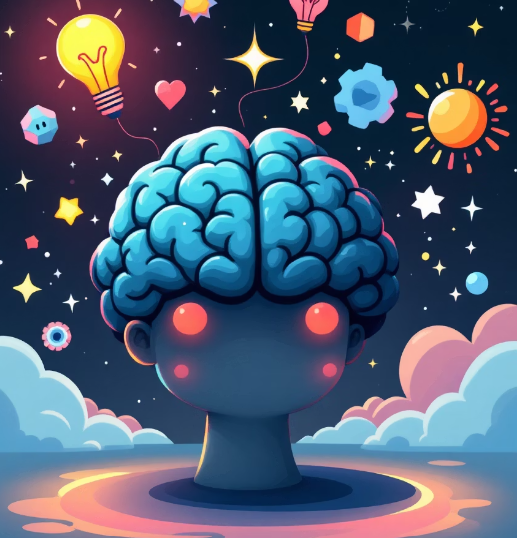
#> input picture IPPR/IPPR_IMG.jpg, 517 x 538 px
$ jupyter execute lab4.ipynb
#> lines starting #> are read from the running program, lines starting #| are printed output that depends on the picture
## Lab 4: Visualizing the effects of different smoothing (mean, median, guassian filter on images)

[cell 1]
import cv2
import numpy as numpy
import matplotlib.pyplot as plt

[cell 2]
# Step 1: Read image directly by path (should be in same folder as ipynb)
image_path = "IPPR_IMG.jpg"
bgr_image = cv2.imread(image_path)
#> bgr_image is the input picture: shape (538, 517, 3); mean B, G, R 112.7, 91.4, 77.5

# Step 2: Verify it loaded
if bgr_image is None:
    print("Image not loaded! Check the filename or path.")
else:
    print("Image loaded! Shape:", bgr_image.shape)
#| Image loaded! Shape: (538, 517, 3)

    # Step 3: Convert & Display
    rgb_image = cv2.cvtColor(bgr_image, cv2.COLOR_BGR2RGB)
    plt.imshow(rgb_image)
    plt.axis('off')
    plt.title("Original Image")
    plt.show()

[cell 3]
# Mean Filter Visualization
# Step 4: Apply Mean Filter

mean_filtered = cv2.blur(rgb_image, ksize=(5, 5))
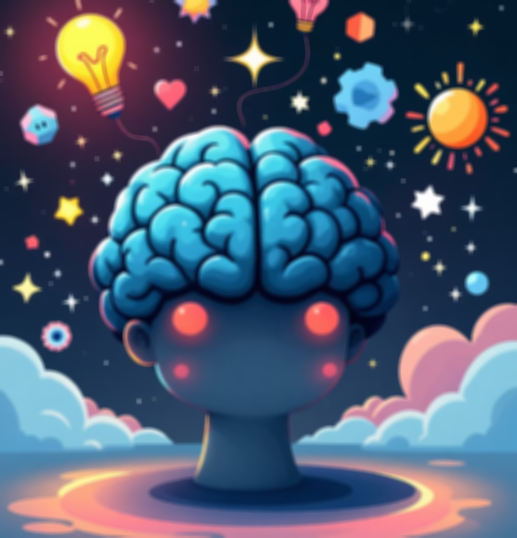
#> mean_filtered: shape (538, 517, 3); mean R, G, B 77.5, 91.4, 112.7

# Step 5: Display Mean Filtered Image
plt.figure(figsize=(10, 5))
plt.subplot(1, 2, 1)
plt.imshow(rgb_image)
plt.title("Original Image")
plt.axis('off')
plt.subplot(1, 2, 2)
plt.imshow(mean_filtered)
plt.title("Mean Filtered Image")
plt.axis('off')
plt.show()
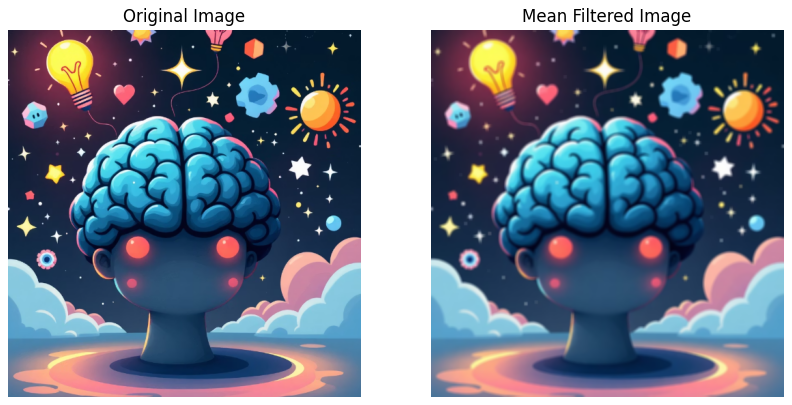
#> figure drawn by matplotlib, 2 panels

[cell 4]
# Median Filter Visualization
# Step 6: Apply Median Filter
median_filtered = cv2.medianBlur(rgb_image, ksize=5)
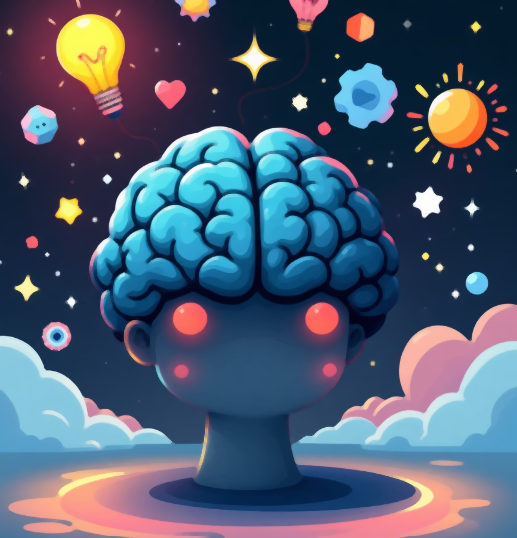
#> median_filtered: shape (538, 517, 3); mean R, G, B 76.6, 90.9, 112.4

# Step 7: Display Median Filtered Image
plt.figure(figsize=(10, 5))
plt.subplot(1, 2, 1)
plt.imshow(rgb_image)
plt.title("Original Image")
plt.axis('off')
plt.subplot(1, 2, 2)
plt.imshow(median_filtered)
plt.title("Median Filtered Image")
plt.axis('off')
plt.show()

[cell 5]
# Gaussian Filter Visualization
# Step 8: Apply Gaussian Filter
gaussian_filtered = cv2.GaussianBlur(rgb_image, ksize=(5, 5), sigmaX=0)

# Step 9: Display Gaussian Filtered Image
plt.figure(figsize=(10, 5))
plt.subplot(1, 2, 1)
plt.imshow(rgb_image)
plt.title("Original Image")
plt.axis('off')
plt.subplot(1, 2, 2)
plt.imshow(gaussian_filtered)
plt.title("Gaussian Filtered Image")
plt.axis('off')
plt.show()
